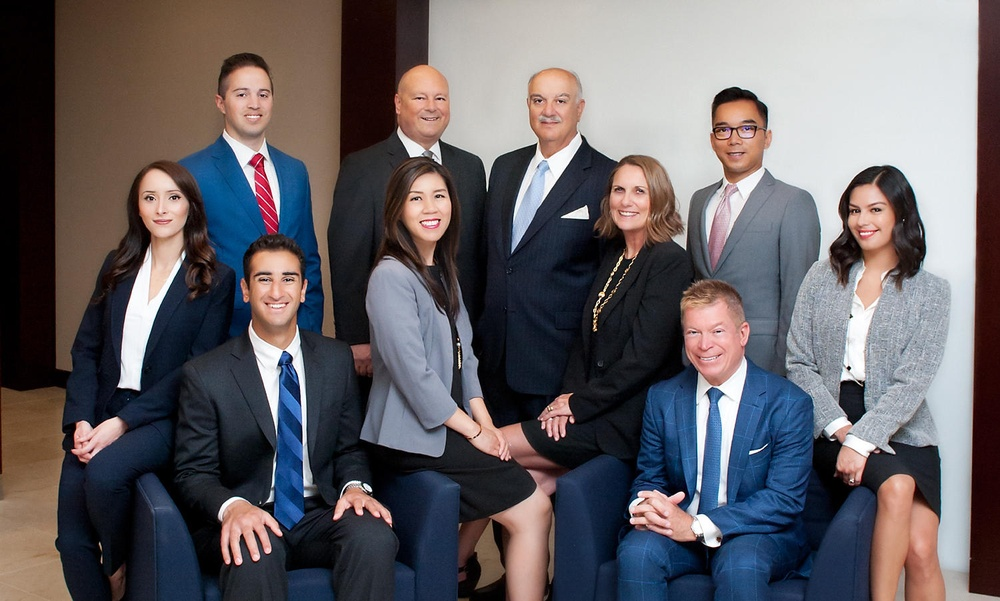
#> input picture group_photo.jpg, 1000 x 601 px, shrunk from 1500 x 902 before the run
$ jupyter execute Face_Detection.ipynb
#> lines starting #> are read from the running program, lines starting #| are printed output that depends on the picture; after the words box and inside, x2 and y2 are one past the last pixel; in counts of white or black regions, pixels touching at a corner belong together
[cell 1]
import numpy as np
import matplotlib.pyplot as plt
import cv2

[cell 2]
img=plt.imread("group_photo.jpg")
#> img is the input picture: shape (601, 1000, 3); mean R, G, B 101.1, 96.5, 100.3

[cell 3]
plt.imshow(img)

[cell 4]
img.shape
#> Out = (601, 1000, 3)

[cell 5]
detector=cv2.CascadeClassifier("haarcascade_frontalface_alt.xml")

[cell 6]
detector

[cell 7]
faces=detector.detectMultiScale(img)
#> faces = [[404, 78, 52, 52], [224, 71, 59, 59], [522, 79, 56, 56], [705, 104, 61, 61], [602, 170, 53, 53], [400, 176, 57, 57], [133, 176, 58, 58], [838, 188, 58, 58], [243, 252, 67, 67], [675, 307, 63, 63]]

[cell 8]
faces[0]
#> Out = [404, 78, 52, 52]

[cell 9]
x,y,w,h=faces[0]
#> x = 404; y = 78; w = 52; h = 52

[cell 10]
modified_img=cv2.rectangle(img,(x,y),(x+w,y+h),(255,0,0),2)

[cell 11]
plt.imshow(modified_img)

[cell 12]
modi_img=img
for face in faces:
    x,y,w,h=face
    modi_img=cv2.rectangle(modi_img,(x,y),(x+w,y+h),(255,0,0),5)
#> this loop made 10 passes
#> pass 2, `modi_img=cv2.rectangle(modi_img,(x,y),(x+w,y+h),(255,0,0),5)`:
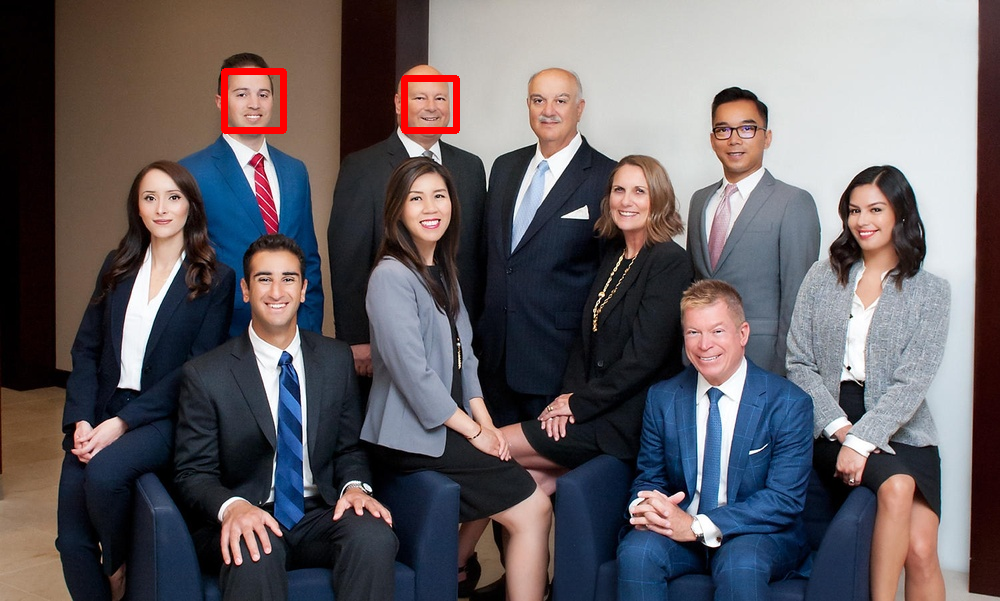
#> modi_img: shape (601, 1000, 3); mean R, G, B 101.5, 95.8, 99.7
#> pass 3, `modi_img=cv2.rectangle(modi_img,(x,y),(x+w,y+h),(255,0,0),5)`:
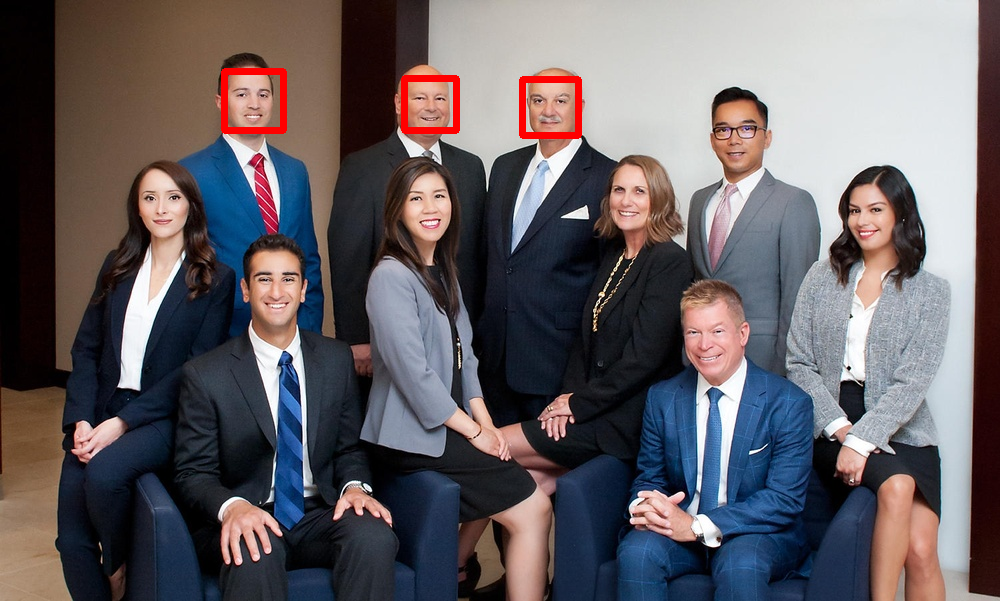
#> modi_img: shape (601, 1000, 3); 0.26% of pixels changed, all inside (x1, y1, x2, y2) = (519, 76, 582, 139)
#> after the loop:
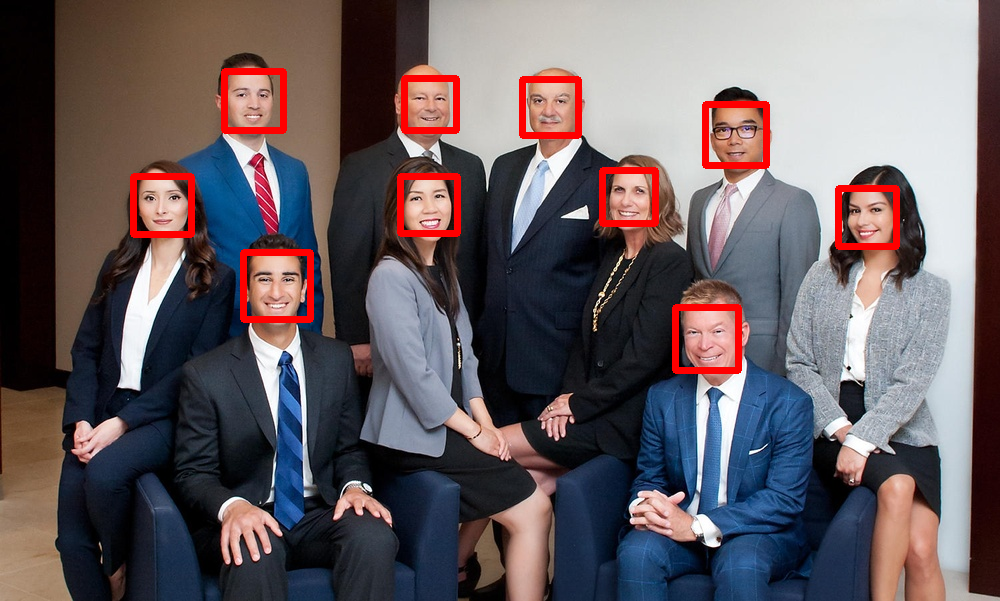
#> modi_img: shape (601, 1000, 3); 1.92% of pixels changed, all inside (x1, y1, x2, y2) = (130, 101, 900, 374)
